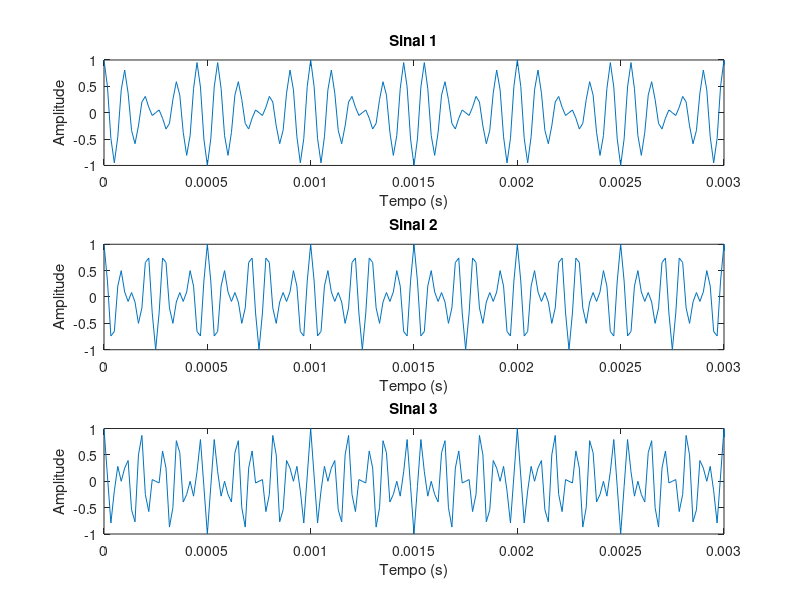
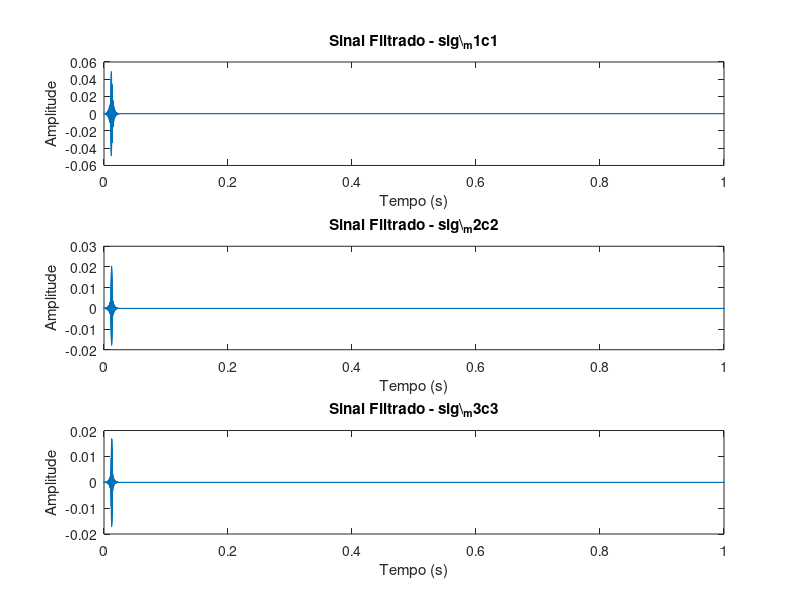
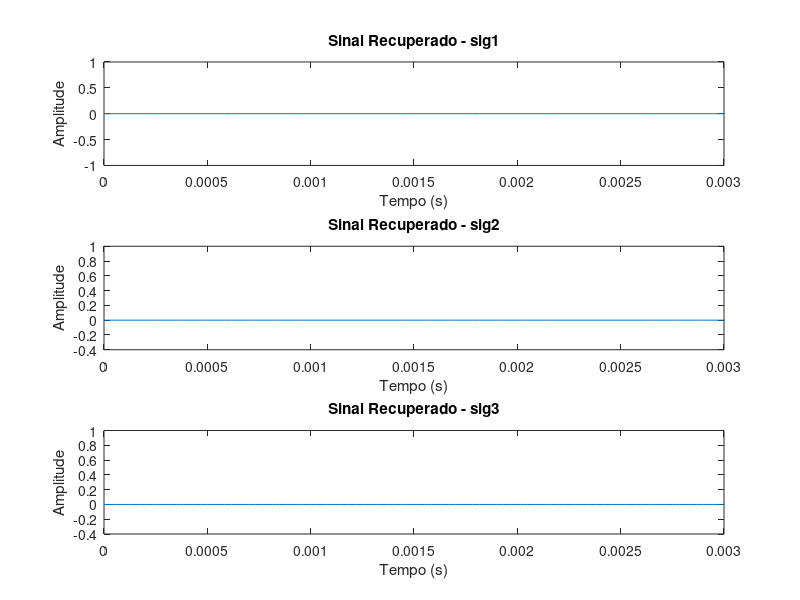

These charts were generated, in order, by the following MATLAB code:
clear all; close all; clc;
pkg load signal;

% frequencias moduladoras
f1= 1000;
T= 1/f1;
f2=2*f1;
f3=3*f1;

% frequencias das portadoras
fc1= 10000;
fc2= 12000;
fc3= 14000;

fs = 60 * f1;
ts = 1/fs;
t = 0 : ts : 1;

% construindo os sinais moduladores
m1_t = cos(2 * pi * f1 * t);
m2_t = cos(2 * pi * f2 * t);
m3_t = cos(2 * pi * f3 * t);

t1 = (0:length(m1_t)-1)*ts;
t2 = (0:length(m2_t)-1)*ts;
t3 = (0:length(m3_t)-1)*ts;

% construindo as portadoras
c1_t = cos(2 * pi * fc1 * t1);
c2_t = cos(2 * pi * fc2 * t2);
c3_t = cos(2 * pi * fc3 * t3);

% multiplicação dos sinais pela portadora
sig_m1c1 = m1_t .* c1_t;
sig_m2c2 = m2_t .* c2_t;
sig_m3c3 = m3_t .* c3_t;

figure; hold on; grid on;
subplot(3, 1, 1);
plot(t1, sig_m1c1);
xlim([0 3*T]);
xlabel('Tempo (s)');
ylabel('Amplitude');
title('Sinal 1');

subplot(3, 1, 2);
plot(t2, sig_m2c2);
xlim([0 3*T]);
xlabel('Tempo (s)');
ylabel('Amplitude');
title('Sinal 2');

subplot(3, 1, 3);
plot(t3, sig_m3c3);
xlim([0 3*T]);
xlabel('Tempo (s)');
ylabel('Amplitude');
title('Sinal 3');

% Parâmetros do filtro passa-faixa
order = 1500;  % Ordem do filtro

% Faixas de frequência para cada sinal, normalizadas por fs/2
% Definimos uma largura de banda para permitir as frequências próximas das portadoras
band1 = [fc1 - 500, fc1 + 500] / (fs / 2);
band2 = [fc2 - 500, fc2 + 500] / (fs / 2);
band3 = [fc3 - 500, fc3 + 500] / (fs / 2);

% Criar filtros passa-faixa usando fir1
b1 = fir1(order, band1, 'bandpass');
b2 = fir1(order, band2, 'bandpass');
b3 = fir1(order, band3, 'bandpass');

% Aplicar os filtros nos sinais modulados
filtered_sig_m1c1 = filter(b1, 1, sig_m1c1);
filtered_sig_m2c2 = filter(b2, 1, sig_m2c2);
filtered_sig_m3c3 = filter(b3, 1, sig_m3c3);

% Exibir os sinais filtrados para ver o resultado
figure;
subplot(3, 1, 1);
plot(t1, filtered_sig_m1c1);
xlabel('Tempo (s)');
ylabel('Amplitude');
title('Sinal Filtrado - sig\\_m1c1');

subplot(3, 1, 2);
plot(t2, filtered_sig_m2c2);
xlabel('Tempo (s)');
ylabel('Amplitude');
title('Sinal Filtrado - sig\\_m2c2');

subplot(3, 1, 3);
plot(t3, filtered_sig_m3c3);
xlabel('Tempo (s)');
ylabel('Amplitude');
title('Sinal Filtrado - sig\\_m3c3');

% somar todos os sinais
sinal_somado = filtered_sig_m1c1 + filtered_sig_m2c2 + filtered_sig_m3c3;

% usar filtro passa faixa para efetuar a regeneração de cada sinal
unfiltering_sig_m1c1 = filter(b1, 1, sinal_somado);
unfiltering_sig_m2c2 = filter(b2, 1, sinal_somado);
unfiltering_sig_m3c3 = filter(b3, 1, sinal_somado);

% multiplicar pelas portadoras novamente
recovered_sig1 = unfiltering_sig_m1c1 .* cos(2 * pi * fc1 * t1);
recovered_sig2 = unfiltering_sig_m2c2 .* cos(2 * pi * fc2 * t2);
recovered_sig3 = unfiltering_sig_m3c3 .* cos(2 * pi * fc3 * t3);

% usar filtro passa baixa para regenerar o sinal
lowpass_cutoff1 = 1000 / (fs / 2);  % Corte de 1 kHz, normalizado
b_lp1 = fir1(order, lowpass_cutoff1, 'low');
lowpass_cutoff2 = 2000 / (fs / 2);  % Corte de 2 kHz, normalizado
b_lp2 = fir1(order, lowpass_cutoff2, 'low');
lowpass_cutoff3 = 3000 / (fs / 2);  % Corte de 3 kHz, normalizado
b_lp3 = fir1(order, lowpass_cutoff3, 'low');

recovered_sig1 = filter(b_lp1, 1, recovered_sig1);
recovered_sig2 = filter(b_lp2, 1, recovered_sig2);
recovered_sig3 = filter(b_lp3, 1, recovered_sig3);

% Normalizar os sinais recuperados para evitar distorção na reprodução
recovered_sig1 = recovered_sig1 / max(abs(recovered_sig1));
recovered_sig2 = recovered_sig2 / max(abs(recovered_sig2));
recovered_sig3 = recovered_sig3 / max(abs(recovered_sig3));

% Exibir os sinais recuperados para ver o resultado
figure;
subplot(3, 1, 1);
plot(t1, recovered_sig1);
xlim([0 3*T]);
xlabel('Tempo (s)');
ylabel('Amplitude');
title('Sinal Recuperado - sig1');

subplot(3, 1, 2);
plot(t2, recovered_sig2);
xlim([0 3*T]);
xlabel('Tempo (s)');
ylabel('Amplitude');
title('Sinal Recuperado - sig2');

subplot(3, 1, 3);
plot(t3, recovered_sig3);
xlim([0 3*T]);
xlabel('Tempo (s)');
ylabel('Amplitude');
title('Sinal Recuperado - sig3');